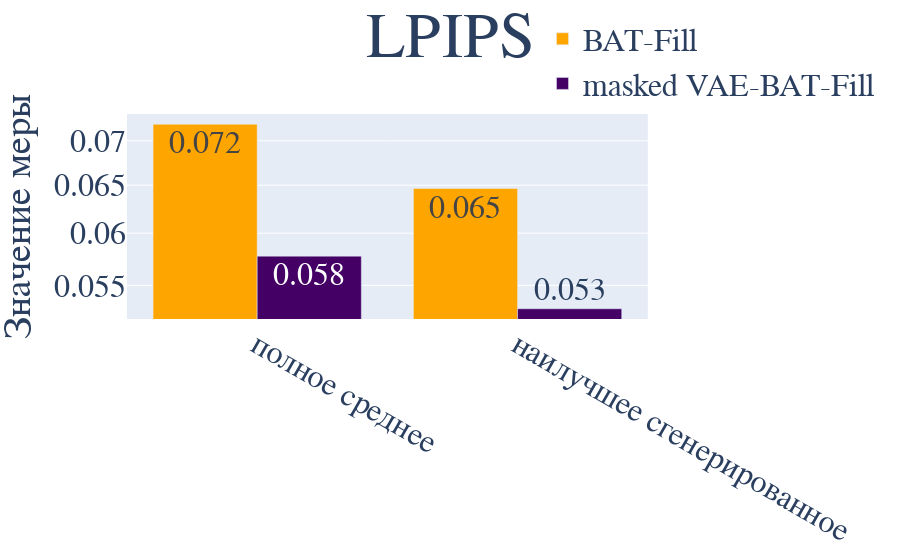

Write notebook code for a chart like this one.
### Code cell
fig = make_subplots(specs=[[{"secondary_y": True}]])

fig.add_trace(
    go.Bar(
        x=['полное среднее', 'наилучшее сгенерированное'],
        y=[df['LPIPS baseline mean'].mean(), df['LPIPS baseline max'].mean()],
        name='BAT-Fill',
        text=[round(val, 3) for val in [df['LPIPS baseline mean'].mean(), df['LPIPS baseline max'].mean()]],
        textposition='auto',
        marker_color='orange'
        ),
    secondary_y=False
)

fig.add_trace(
    go.Bar(
        x=['полное среднее', 'наилучшее сгенерированное'],
        y=[df['LPIPS trained model mean'].mean(), df['LPIPS trained model max'].mean()],
        name='masked VAE-BAT-Fill',
        text=[round(val, 3) for val in [df['LPIPS trained model mean'].mean(), df['LPIPS trained model max'].mean()]],
        textposition='auto',
        marker_color='rgb(69,0,102)'
        ),
    secondary_y=False
)

fig.update_layout(
        title={
            'text': "LPIPS",
            'x': 0.5,
            'xanchor': 'center',
            'font': {'size': 64}},
        legend={
            'x': 0.75,
            'y': 1.5,
            'font': {'size': 32}},
        font=dict(
            family="Courier New, monospace",
            size=32
        )
        )
# fig.update_xaxes(title='Усреднение меры на 4 изображениях', showticklabels=False, tickfont=dict(size=32))
fig.update_yaxes(title='Значение меры', type='log')
fig.show()

print('Среднеквадратичное отклонение для базовой модели', round(np.std(df['LPIPS baseline mean']), 3),' - для полного среднего, ', round(np.std(df['LPIPS baseline max']), 3), ' - для наилучшего сгенерированного')
print('Среднеквадратичное отклонение для дообученной модели', round(np.std(df['LPIPS trained model mean']), 3),' - для полного среднего, ', round(np.std(df['LPIPS trained model max']), 3), ' - для наилучшего сгенерированного')
print('Прирост качества модели:', round((df['LPIPS baseline mean'].mean() - df['LPIPS trained model mean'].mean())/df['LPIPS baseline mean'].mean(), 3)*100,'$\%$ - для полного среднего, ' ,
       round((df['LPIPS baseline max'].mean() - df['LPIPS trained model max'].mean())/df['LPIPS baseline max'].mean(), 3)*100, '$\%$ - для наилучшего сгенерированного')

### Figure 1 — Plotly figure (JSON) as saved in the notebook; plotly's stock layout.template omitted (floating-point values rounded to 4 significant figures)
{"data": [{"marker": {"color": "orange"}, "name": "BAT-Fill", "text": ["0.072", "0.065"], "textposition": "auto", "type": "bar", "x": ["полное среднее", "наилучшее сгенерированное"], "xaxis": "x", "y": [0.07196, 0.06464], "yaxis": "y"}, {"marker": {"color": "rgb(69,0,102)"}, "name": "masked VAE-BAT-Fill", "text": ["0.058", "0.053"], "textposition": "auto", "type": "bar", "x": ["полное среднее", "наилучшее сгенерированное"], "xaxis": "x", "y": [0.05775, 0.05289], "yaxis": "y"}], "layout": {"font": {"family": "Courier New, monospace", "size": 32}, "legend": {"font": {"size": 32}, "x": 0.75, "y": 1.5}, "title": {"font": {"size": 64}, "text": "LPIPS", "x": 0.5, "xanchor": "center"}, "xaxis": {"anchor": "y", "domain": [0, 0.94]}, "yaxis": {"anchor": "x", "domain": [0, 1], "title": {"text": "Значение меры"}, "type": "log"}, "yaxis2": {"anchor": "x", "overlaying": "y", "side": "right", "title": {"text": "Значение меры"}, "type": "log"}}}
